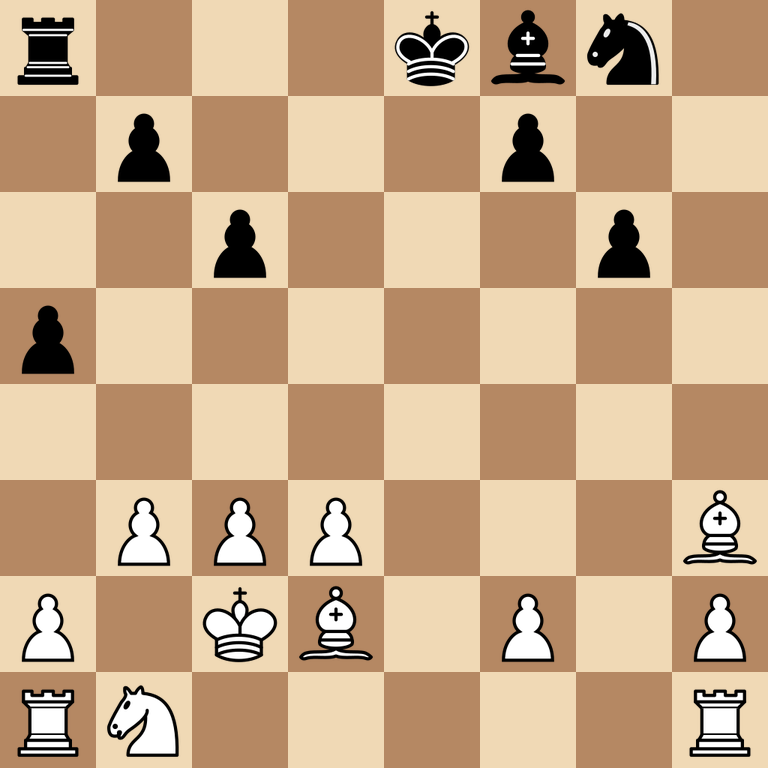
#> input picture 2d_recognition/random50/collection_generated/images/random-003.png, 768 x 768 px, given in place of bR.png, which was not available
$ python collect_50_2d.py --output out.png
#> lines starting #> are read from the running program, lines starting #| are printed output that depends on the picture
### 2d_recognition/random50/generate_positions.py
"""Create a reproducible position plan using the team's actual C referee.

This generator is optional: a validated 50-position plan is already included.
The sample comes from random legal playouts with a capture bias, not uniformly
from the set of all legal chess positions or from human tournament games.
"""
import argparse
from collections import Counter
import hashlib
import json
from pathlib import Path
import random
import subprocess

START = 'rnbqkbnr/pppppppp/8/8/8/8/PPPPPPPP/RNBQKBNR w KQkq - 0 1'


def pieces_of(fen):
    pieces = {}
    rows = fen.split()[0].split('/')
    if len(rows) != 8:
        raise ValueError('Expected eight FEN ranks')
    for rank, row in zip(range(8, 0, -1), rows):
        column = 0
        for code in row:
            if code in '12345678':
                column += int(code)
            elif code in 'PNBRQKpnbrqk' and column < 8:
                pieces['abcdefgh'[column] + str(rank)] = code
                column += 1
            else:
                raise ValueError('Invalid FEN piece placement')
        if column != 8:
            raise ValueError('Invalid rank width')
    if list(pieces.values()).count('K') != 1 or list(pieces.values()).count('k') != 1:
        raise ValueError('Expected exactly one king of each color')
    return pieces


class Referee:
    def __init__(self, command):
        self.process = subprocess.Popen(command, stdin=subprocess.PIPE, stdout=subprocess.PIPE,
                                        stderr=subprocess.PIPE, text=True, bufsize=1)

    # [7 lines left out: function ask, not called in this run]

    def close(self):
        self.process.communicate('quit\n', timeout=10)


# [76 lines left out: functions generate, write_pgn, main, not called in this run]


# [2 lines that do not run on import are left out]

### 2d_recognition/random50/collect_50_2d.py
"""Populate an evaluation collection automatically from the included legal FENs.

local: generated PNG diagrams (no browser). lichess: real page-element browser
screenshots, verified against the expected DOM pieces before they are recorded.
No recognition predictions are used as ground-truth labels.
"""
import argparse
from collections import Counter
from datetime import datetime, timezone
import hashlib
import json
import math
import os
from pathlib import Path
import re
import sys
from urllib.parse import urlencode
from PIL import Image, ImageDraw
from generate_positions import pieces_of


def analysis_url(position):
    return 'https://lichess.org/analysis?' + urlencode(dict(
        fen=position['fen'], color='white' if position['white_bottom'] else 'black'))


def square_name(row, column, white_bottom):
    return ('abcdefgh'[column] + str(8 - row) if white_bottom
            else 'hgfedcba'[column] + str(row + 1))


def render_local(position, path, assets):
    pieces = pieces_of(position['fen'])
    size = position['requested_board_size']
    cell = size // 8
    board = Image.new('RGBA', (size, size))
    for row in range(8):
        for column in range(8):
            square = square_name(row, column, position['white_bottom'])
            tile = Image.new('RGBA', (cell, cell), '#f0d9b5' if (row + column) % 2 == 0 else '#b58863')
            code = pieces.get(square)
            if code:
                name = ('w' if code.isupper() else 'b') + code.upper() + '.png'
                with Image.open(assets / name) as piece:
                    tile.alpha_composite(piece.convert('RGBA').resize((cell, cell), Image.Resampling.LANCZOS))
            board.alpha_composite(tile, (column * cell, row * cell))
    board.convert('RGB').save(path)
    return dict(renderer='Pillow generated diagrams', width=size, height=size)


SNAPSHOT_JS = r'''board => {
 const box=board.getBoundingClientRect();
 return {width:box.width,height:box.height,pieces:[...board.querySelectorAll('piece')].filter(p => {
   const s=getComputedStyle(p); return s.display!=='none' && Number(s.opacity)>0.9 &&
     !p.classList.contains('ghost') && !p.classList.contains('fading');
 }).map(p=>{const r=p.getBoundingClientRect();return {
   classes:p.className,key:p.cgKey||null,background:getComputedStyle(p).backgroundImage,
   x:(r.left-box.left)/(box.width/8),y:(r.top-box.top)/(box.height/8)
 }})};
}'''


# [84 lines left out: functions validate_snapshot, verify_brown_pixels, render_live, not called in this run]


def _write(path, document):
    temporary = path.with_suffix('.json.tmp')
    temporary.write_text(json.dumps(document, indent=2, allow_nan=False), encoding='utf-8')
    temporary.replace(path)


def run_collection(plan_path, output, *, mode='local', profile=None, count=50, resume=False,
                   headed=False, browser_executable=None, delay=2, renderer=None):
    plan_path, output = Path(plan_path).resolve(), Path(output).resolve()
    plan = json.loads(plan_path.read_text())
    if not 1 <= count <= len(plan['positions']):
        raise ValueError('count must be from 1 to the number of positions in the plan')
    positions = plan['positions'][:count]
    ids=set()
    for position in positions:
        pieces_of(position['fen'])
        if (not re.fullmatch(r'[A-Za-z0-9][A-Za-z0-9_-]{0,79}',position['id'])
                or position['id'] in ids):
            raise ValueError('Position IDs must be unique safe filenames')
        ids.add(position['id'])
        size=position['requested_board_size']
        if type(size) is not int or not 128 <= size <= 2048 or size%8:
            raise ValueError('Requested board sizes must be multiples of 8 from 128 to 2048')
        if type(position['white_bottom']) is not bool:
            raise ValueError('Each position needs an explicit orientation')
    fingerprint = hashlib.sha256(plan_path.read_bytes()).hexdigest()
    profile_path = None
    if profile:
        profile_path = Path(profile).resolve()
        if profile_path.is_dir():
            profile_path /= 'profile.json'
        if json.loads(profile_path.read_text(encoding='utf-8-sig')).get('reviewed') is not True:
            raise ValueError('Select a reviewed profile.json')
    manifest = output / 'cases.json'
    if output.exists() and not resume:
        raise ValueError('Output folder exists; choose a new one or use --resume')
    if resume:
        data = json.loads(manifest.read_text())
        if (data['dataset'].get('positions_sha256') != fingerprint or data['dataset'].get('capture_mode') != mode
                or data['dataset'].get('planned_count') != count):
            raise ValueError('Resume requires the same plan, capture mode and case count')
        stored_profile=data['dataset'].get('profile')
        stored_path=(output/stored_profile).resolve() if stored_profile else None
        if profile_path is not None and stored_path != profile_path:
            raise ValueError('Resume cannot change the recorded profile; use --profile when evaluating instead')
        for case in data['cases']:
            path = output / case['image']
            if hashlib.sha256(path.read_bytes()).hexdigest() != case['recorded_file_sha256']:
                raise ValueError('An existing recorded screenshot changed; choose a new output directory')
    else:
        output.mkdir(parents=True)
        profile_value = None
        if profile_path:
            try: profile_value=Path(os.path.relpath(profile_path, output)).as_posix()
            except ValueError: profile_value=str(profile_path)
        data = dict(version=1, dataset=dict(name=f'Random {count} / {mode}',
                    origin='real_screenshots' if mode=='lichess' else 'generated', split='validation',
                    profile=profile_value,capture_mode=mode, planned_count=count,capture_complete=False,
                    positions_sha256=fingerprint,seed=plan.get('seed'),
                    note='Random legal playouts are software-test inputs, not a representative sample of human games'), cases=[])
        _write(manifest,data)
    image_dir = output / 'images'
    image_dir.mkdir(exist_ok=True)
    completed = {case['id'] for case in data['cases']}
    browser, manager, page = None, None, None
    try:
        if mode=='lichess' and renderer is None:
            from playwright.sync_api import sync_playwright
            manager = sync_playwright().start()
            options = dict(headless=not headed)
            if browser_executable: options['executable_path']=browser_executable
            browser = manager.chromium.launch(**options)
            context = browser.new_context(viewport=dict(width=1280,height=1000),device_scale_factor=1)
            page = context.new_page()
        for position in positions:
            if position['id'] in completed: continue
            path = image_dir / (position['id']+'.png')
            temporary = image_dir / (position['id']+'.part.png')
            if renderer:
                source = renderer(position,temporary)
            elif mode=='local':
                source = render_local(position,temporary,Path(__file__).parent/'assets/cburnett')
            else:
                source = render_live(page,position,temporary,delay)
            with Image.open(temporary) as image:
                width,height=image.size
            if abs(width-height)>2 or min(width,height)<128:
                raise ValueError('Captured board image has invalid dimensions')
            temporary.replace(path)
            data['cases'].append(dict(id=position['id'],image='images/'+path.name,fen=position['fen'],
                white_bottom=position['white_bottom'],rect=[0,0,width,height],
                tags=dict(phase=position['phase'],source_game=position['source_game']),
                recorded_file_sha256=hashlib.sha256(path.read_bytes()).hexdigest(), capture=source))
            _write(manifest,data)
            print(f'{len(data["cases"]):02d}/{count} saved: {position["id"]}',flush=True)
        data['dataset'].update(capture_complete=True,split='test',captured_at=datetime.now(timezone.utc).isoformat())
        data['dataset'].pop('last_error',None)
        _write(manifest,data)
    except Exception as error:
        data['dataset'].update(capture_complete=False,split='validation',last_error=str(error))
        _write(manifest,data)
        raise
    finally:
        if browser: browser.close()
        if manager: manager.stop()
    return manifest


def main(argv=None):
    parser=argparse.ArgumentParser(description=__doc__)
    parser.add_argument('--mode',choices=('local','lichess'),default='local')
    parser.add_argument('--positions',default=str(Path(__file__).with_name('positions_50.json')))
    parser.add_argument('--output',required=True)
    parser.add_argument('--profile')
    parser.add_argument('--count',type=int,default=50)
    parser.add_argument('--resume',action='store_true')
    parser.add_argument('--headed',action='store_true')
    parser.add_argument('--browser-executable')
    parser.add_argument('--delay',type=float,default=2)
    args=parser.parse_args(argv)
    try:
        path=run_collection(args.positions,args.output,mode=args.mode,profile=args.profile,count=args.count,
            resume=args.resume,headed=args.headed,browser_executable=args.browser_executable,delay=args.delay)
#> (reads 2d_recognition/random50/positions_50.json from the repository)
#> in render_local, `board = Image.new('RGBA', (size, size))`: board: PIL image 512x512 RGBA; every value is 0
#> in render_local, `tile = Image.new('RGBA', (cell, cell), '#f0d9b5' if (row + column) % 2..`:
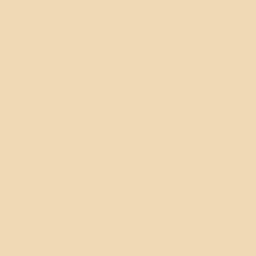
#> tile: PIL image 64x64 RGBA (shown 4 times larger); mean R, G, B, A 240, 217, 181, 255
#> in render_local, piece is the input picture: PIL image 768x768 RGB; mean R, G, B 199.2, 168, 134.9
#> in render_local, `tile.alpha_composite(piece.convert('RGBA').resize((cell, cell), Image...`:
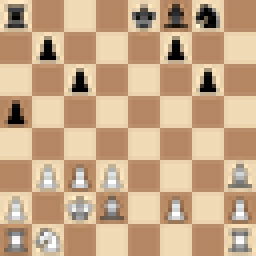
#> tile: PIL image 64x64 RGBA (shown 4 times larger); mean R, G, B, A 199.3, 168, 134.9, 255
#> in render_local, `board.alpha_composite(tile, (column * cell, row * cell))`:
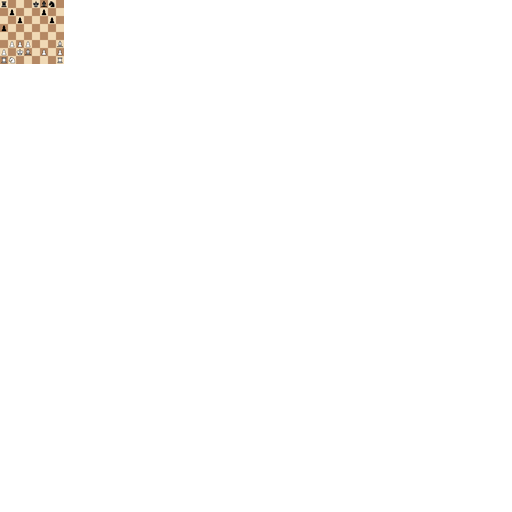
#> board: PIL image 512x512 RGBA; mean R, G, B, A 3.1, 2.6, 2.1, 4; transparent parts drawn white
        print('Collection complete: '+str(path))
        return 0
    except Exception as error:
        print('Collection stopped: '+str(error),file=sys.stderr)
        print('Completed cases are preserved. Retry the same command with --resume.',file=sys.stderr)
        return 1


if __name__=='__main__':
#> (the run stopped early here; a loop or call above may not have finished)
